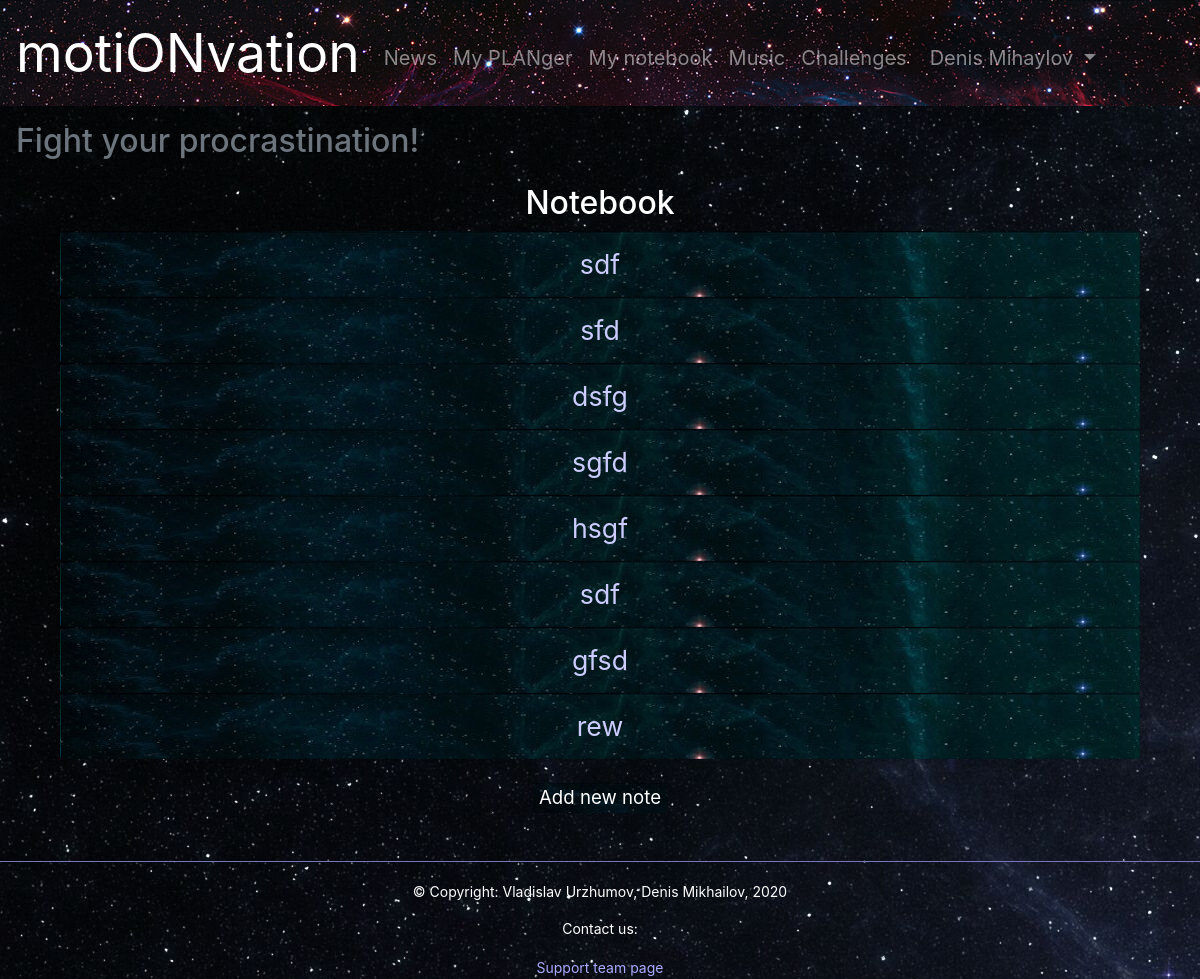
/mynotes (signed in), run on the app's committed database.
### motionvation/data/models/notes.py (models this page shows)
class Note(SqlAlchemyBase, SerializerMixin):
    __tablename__ = 'notes'
    id = Column(Integer, primary_key=True, autoincrement=True)
    title = Column(String)
    user_id = Column(Integer, ForeignKey('users.id'))
    text = Column(String)
    user = orm.relation('User')

### motionvation/application.py (the view)
@app.route('/mynotes')
@login_required
def notes():
    db = db_session.create_session()
    notes = db.query(Note).filter(Note.user == current_user).all().copy()
    return render_template('notes.html', notes=notes, useracc=(current_user.name + ' ' + current_user.surname),
                           title='Notes')

### motionvation/application.py (called while the page is built)
@login_manager.user_loader
def load_user(user_id):
    db = db_session.create_session()
    return db.query(User).get(user_id)

### motionvation/data/db_session.py (called while the page is built)
def create_session() -> orm.Session:
    global __factory
    return __factory()

### motionvation/templates/notes.html
{% extends 'base.html' %}
{% block content %}
<main class='text-center container'>
    <h2>Notebook</h2>
    <div class="container">
    <ul class="list-group">
        {% for note in notes %}
        <a href="mynotes/{{ note.id }}"  class="note-manual"><li class="list-group-item list-group-flush list-group-color transform-two">{{ note.title }}</li></a>
        {% endfor %}
    </ul>
    <br>
    <button class="button-note"><a href="/add_note" class="button-note-text">Add new note</a></button>
    </div>
</main>
{% endblock %}

### motionvation/static/css/style121.css (style rules this page uses)
body { background: url(../img/7.jpg); color: #fff; }
.note-manual { color: #ccf; font-size: 20pt; }
.list-group-color { background: url(../img/1.jpg); }
.button-note-text { color: #fff; font-size: 14pt; text-decoration: none; }
.button-note { color: #fff; background: url(../img/1.jpg); border: none; }

### data on the page
Note: title "sdf"
Note: title "sfd"
Note: title "dsfg"
Note: title "sgfd"
Note: title "hsgf"
Note: title "sdf"
Note: title "gfsd"
Note: title "rew"

### other printed values
{{ useracc }} "Denis Mihaylov"
